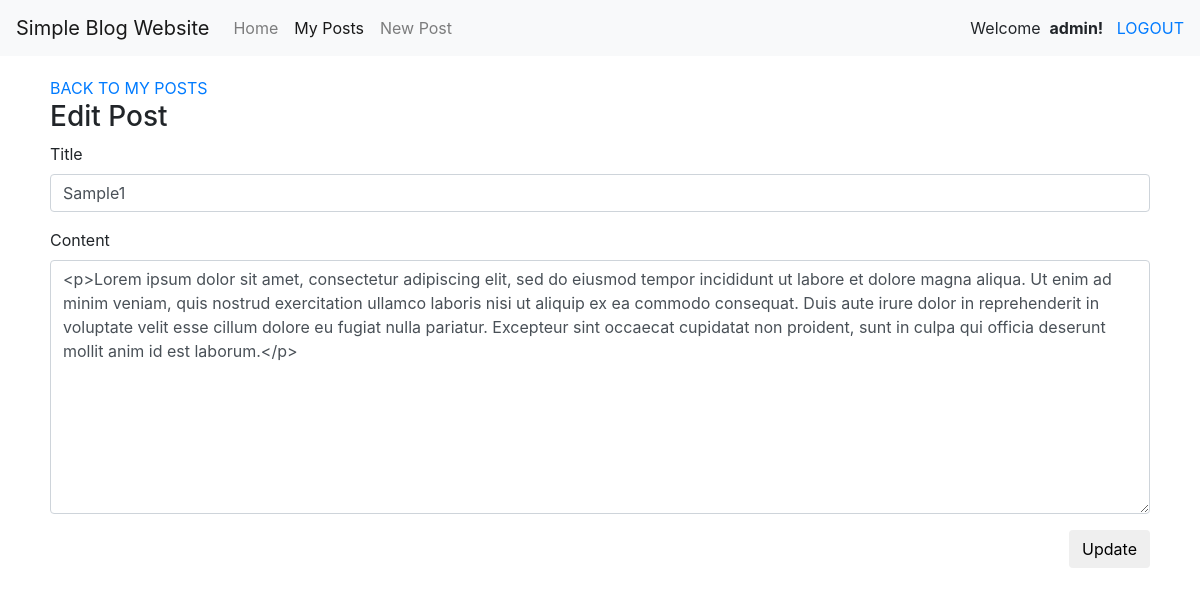
The page /admin/edit-blog.php?id=1 (signed in) on the database its author committed.
### tables this page shows
CREATE TABLE `posts` (
  `id` int(11) NOT NULL,
  `title` varchar(255) NOT NULL,
  `content` text NOT NULL,
  `created_at` datetime NOT NULL,
  `updated_at` datetime DEFAULT NULL,
  `deleted_at` datetime DEFAULT NULL,
  `member_id` int(11) NOT NULL
);

### class/init.php (called while the page is built, shortened)
<?php
    require 'database.php';
    require 'member.class.php';
    $member = new Member($db);

### class/member.class.php (called while the page is built, shortened)
<?php
class Member extends Password {
	function __construct($db){
		$this->_db = $db;
	}
	public function getPost($id){
		$stmt = $this->_db->prepare('SELECT posts.id, members.username, posts.title, posts.content, posts.created_at, posts.updated_at FROM posts LEFT JOIN members ON posts.member_id = members.id WHERE posts.id = :id');
		$stmt->execute(array(':id' => $id));
		return $stmt->fetch();
	}
}

### admin/edit-blog.php (the view, shortened to what this page needs)
<?php
    require_once('../class/init.php');
?>
<!DOCTYPE html>
<html>
<head>
    <link href="https://stackpath.bootstrapcdn.com/bootstrap/4.1.3/css/bootstrap.min.css" rel="stylesheet">
    <link rel="stylesheet" type="text/css" media="screen" href="/css/style.css"/>
</head>
<body>
    <?php
        include('../content/navbar.php');
    ?>
    <div class="wrapper">
        <a href="/admin/myposts.php">BACK TO MY POSTS</a>
        <h3>Edit Post</h3>
        <?php
            $post = $member->getPost($_GET['id']);
            ?>
        <form action='' method='post'>
            <div class="form-group">
                <label for="title">Title</label>
                <input name="title" type="text" class="form-control" id="title" placeholder="Enter title" value="<?php echo $post['title'];?>">
            </div>
            <div class="form-group">
                <label for="content">Content</label>
                <textarea name="content" class="form-control" id="content" cols='60' rows='10'><?php echo $post['content'];?></textarea>
            </div>
            <button type="submit" name="update_blog" class="btn float-right">Update</button>
        </form>
    </div>
</body>
</html>

### css/style.css (style rules this page uses)
.wrapper { width: 100%; min-height: 700px; padding: 20px 50px; }

### rows shown on the page
posts: title "Sample1", content "<p>Lorem ipsum dolor sit amet, consectetur adipiscing elit, sed do eiusmod tempor incididunt ut labore et dolore magna aliqua. Ut enim ad minim veniam, quis nostrud exercitation ullamco laboris nisi ut aliquip ex ea commodo consequat. Duis aute irure dolor in reprehenderit in voluptate velit esse cillum dolore eu fugiat nulla pariatur. Excepteur sint occaecat cupidatat non proident, sunt in culpa qui officia deserunt mollit anim id est laborum.</p>"

### other values the page prints
$_SESSION['username'] "admin"
